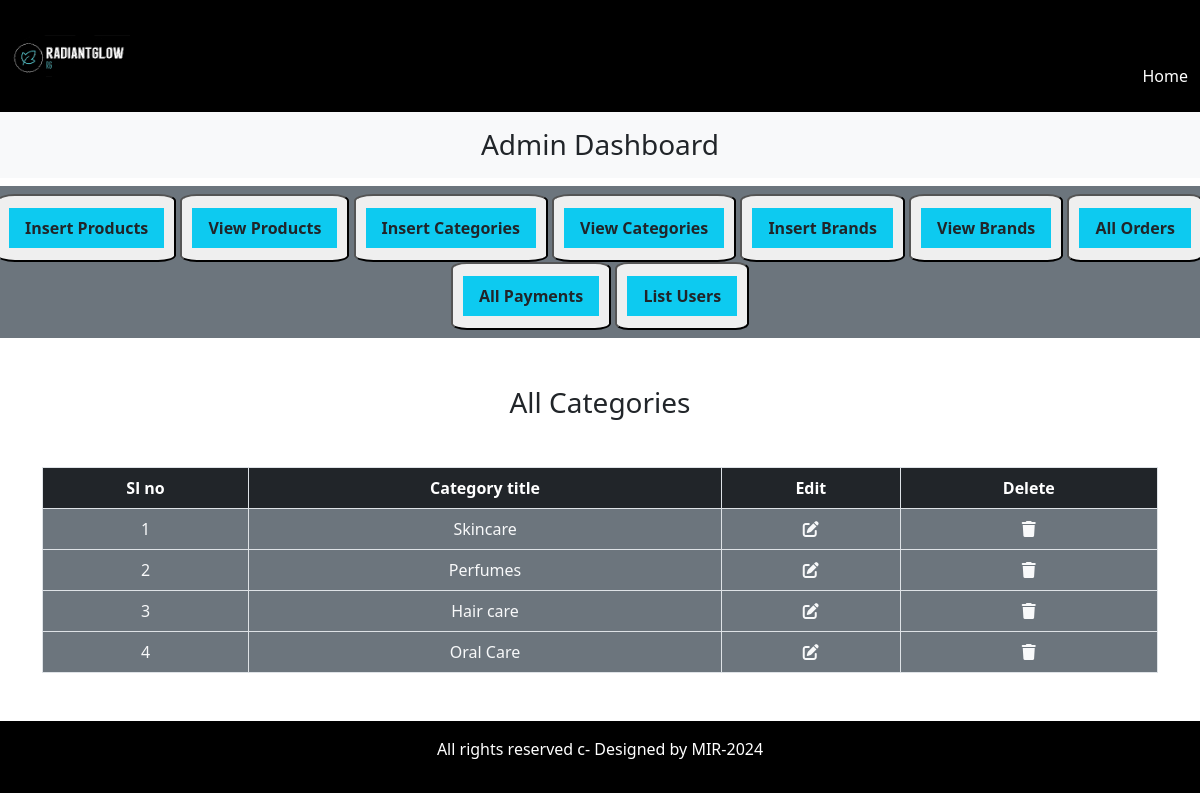
The page /admin_area/index.php?view_categories on the database its author committed.
### tables this page shows
CREATE TABLE `categories` (
  `category_id` int(11) NOT NULL,
  `category_title` varchar(100) NOT NULL
);

### admin_area/view_categories.php (the view, shortened to what this page needs)
<h3 class="text-center text-dark">All Categories</h3>
<table class="table table-bordered mt-5">
    <thead class="bg-dark text-white text-center">
        <tr>
            <th>Sl no</th>
            <th>Category title</th>
            <th>Edit</th>
            <th>Delete</th>
        </tr>
    </thead>
    <tbody class="bg-secondary text-light">
        <?php
 $select_cat="select * from `categories`";
 $result=mysqli_query($con,$select_cat);
 $number=0;
 while ($row=mysqli_fetch_assoc($result)){
    $category_id=$row['category_id'];
    $category_title=$row['category_title'];
    $number++;
        ?>
        <tr class="text-center">
            <td><?php echo $number; ?></td>
            <td><?php echo $category_title;?></td>
            <td><a href='index.php?edit_category=<?php echo $category_id?>' class='text-light'><i class='fa-solid fa-pen-to-square'></i></a></td>
            <td><a href='index.php?delete_category=<?php echo $category_id?>' type="button" class="text-light" data-toggle="modal" data-target="#exampleModal"><i class='fa-solid fa-trash'></i></a></td>
        </tr>
<?php
 }
?>
    </tbody>
</table>

### style.css (style rules this page uses)
* { margin: 0; padding: 0; box-sizing: border-box; }

### admin_area/index.php (style rules this page uses)
body { overflow-x: hidden; }

### rows shown on the page
categories: category_title "Skincare"
categories: category_title "Perfumes"
categories: category_title "Hair care"
categories: category_title "Oral Care"
